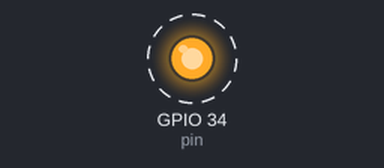
Bench run of a sketch on a simulated ESP32. On the bench: output pins drawn as LEDs (lit = HIGH). Dashed ring = blinking.

Above: at 0.2 s.
Timing chart, 0 to 3.0 s (numbered marks = the images above):
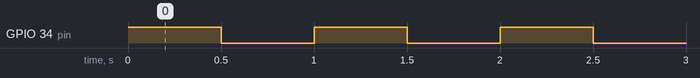

The sketch:

Code.ino
```cpp
const int pin = 34;

void setup()
{
  pinMode(pin, OUTPUT);
}

void loop()
{
  digitalWrite(pin, HIGH);
  delay(500);
  digitalWrite(pin, LOW);
  delay(500);
}
```

Measured:
- by itself, GPIO 34 (pin): alternates HIGH for 0.50 s and LOW for 0.50 s
